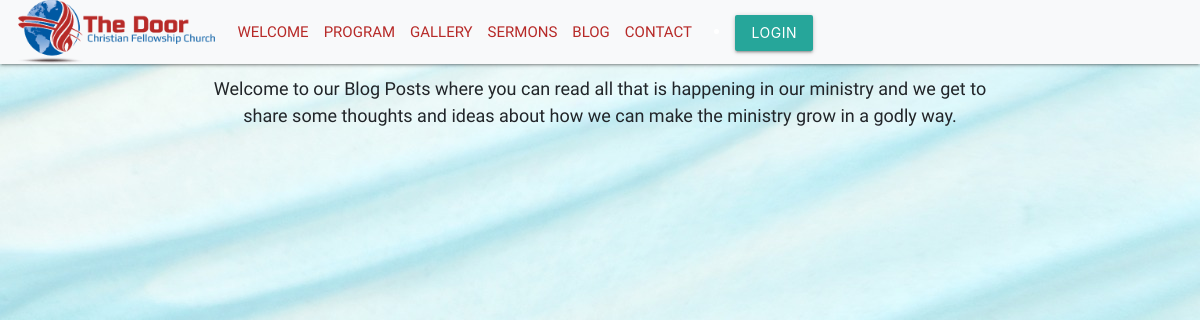
The app's page /blog, older data.
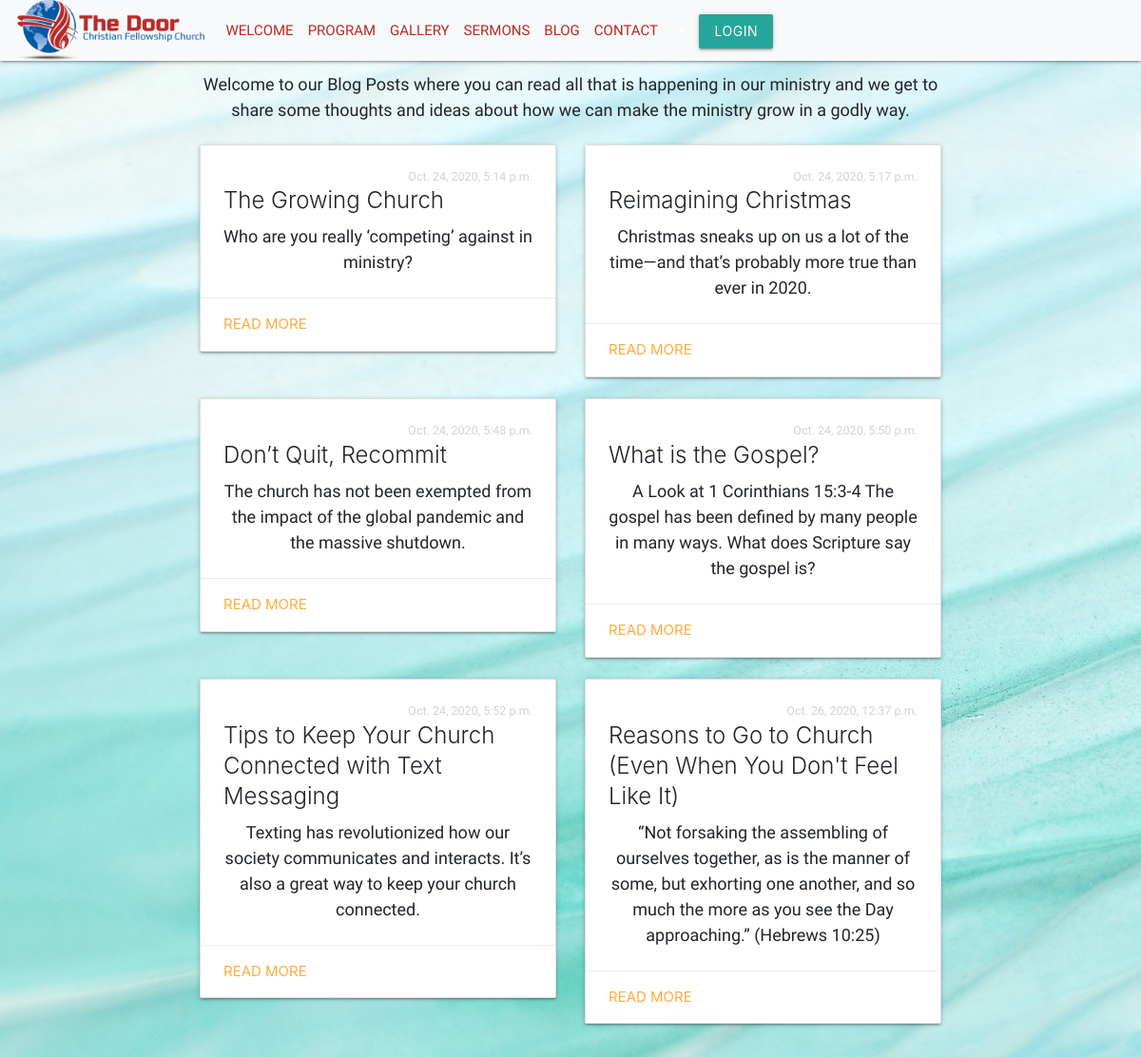
The same page, newer data.
### dcfc/models.py (models this page shows, shortened)
class Article(models.Model):
	title = models.CharField(max_length=200)
	preview = models.TextField(max_length=500)
	content = models.TextField(max_length=1000)
	posted = models.DateTimeField(auto_now_add=True)

### dcfc/views.py (the view)
# urls.py: path('blog', views.all_post, name="blog"),
def all_post(request):
    posts = Article.objects.all()
    return render(request, 'blog.html', {'posts': posts})

### dcfc/templates/blog.html (shortened to what this page needs)
{%extends 'base.html'%}
{% block content %}
<div class="container">
  <p class="center-align" style="padding-top: 75px;">Welcome to our Blog Posts where you can read all that is happening in our ministry and we get to share some thoughts and ideas about how we can make the ministry grow in a godly way.</p>
</div>
<div class="container">
  <div class="row">
    {% for post in posts %}
    <div class="col-md-6">
      <div class="card ">
        <div class="card-content ">
          <p style="text-align: right; color: lightgray; font-size: smaller;">{{ post.posted }}</p>
          <span class="card-title"> {{ post.title }}</span>
          <p>{{ post.preview }}</p>
        </div>
        <div class="card-action">
          <a href="/post/{{ post.id }}">Read More</a>
        </div>
      </div>
    </div>
    {% endfor %}
  </div>
</div>
{% endblock %}

### dcfc/templates/base.html (shortened to what this page needs)
{% load static %}
<!DOCTYPE html>
<html lang="en">
<head>
    <link rel="stylesheet" href="https://maxcdn.bootstrapcdn.com/bootstrap/4.5.2/css/bootstrap.min.css">
    <link rel="stylesheet" href="https://cdnjs.cloudflare.com/ajax/libs/materialize/1.0.0/css/materialize.min.css">
    {% block styles %}
    <link rel="stylesheet" href="{% static 'css/style.css' %}">
    {% endblock %}
</head>
<body>
    {% include 'navbar.html' %}
    {% block content %} {%endblock%}
    {% block scripts %}
    <link rel="stylesheet" href="{% static 'js/newsletter.js' %}">
    {% endblock %}
</body>
</html>

### dcfc/templates/navbar.html (shortened to what this page needs)
<nav class="navbar navbar-expand-sm bg-light navbar-dark fixed-top">
    <a href="{% url 'welcome' %}" class="navbar-brand">
        <img src="/static/imgs/td.png" width="200px" alt="logo">
    </a>
    <div class="collapse navbar-collapse" id="collapsibleNavbar">
        <ul class="navbar-nav">
            <li class="nav-item">
                <a class="nav-link" href="{% url 'welcome' %}">Welcome</a>
            </li>
            <li class="nav-item">
                <a class="nav-link" href="{% url 'program' %}">Program</a>
            </li>
            <li class="nav-item">
                <a class="nav-link" href="{% url 'gallery' %}">Gallery</a>
            </li>
            <li class="nav-item">
                <a class="nav-link" href="{% url 'video' %}">Sermons</a>
            </li>
            <li class="nav-item">
                <a class="nav-link" href="{% url 'blog' %}">Blog</a>
            </li>
            <li class="nav-item">
                <a class="nav-link" href="{% url 'contact' %}">Contact</a>
            </li>
        </ul>
    </div>
    <div class="col-sm-6 col-md-6">
        {% if user.is_authenticated %}
        <ul style="list-style: none;">
          <li class="dropdown">
            <a href="#" class="dropdown-toggle btn btn-default" data-toggle="dropdown" role="button" aria-expanded="false">Account
                      <span class="caret"></span>
                  </a>
            <ul class="dropdown-menu" role="menu">
              <li>
                <a href="{%url 'welcome'%}">Home</a>
              </li>
              <li>
                <a href="/accounts/password/change">Change Password</a>
              </li>
              <li>
                <a href="/logout">Logout</a>
              </li>
            </ul>
          </li>
        </ul>
        {% else %}
        <li>
          <a class='btn btn-default' href="/accounts/login">Login</a>
        </li>
        {% endif %}
      </div>
</nav>

### dcfc/static/css/style.css (style rules this page uses)
body { background-image: url("/static/imgs/tex.jpg"); background-repeat: no-repeat; background-attachment: fixed; }
.navbar-nav { margin-left: auto; text-transform: uppercase; font-family: 'Fredoka One', cursive; }
.nav-link { color: #b72a28 !important; border-radius: 5px; }
p, ul, table { font-size: 18px; text-align: center; font-family: 'Comfortaa', cursive; }

Row changes from the older to the newer data that the page shows:
added Article: posted "Oct. 24, 2020, 5:14 p.m.", title "The Growing Church", preview "Who are you really ‘competing’ against in ministry?"
added Article: posted "Oct. 24, 2020, 5:17 p.m.", title "Reimagining Christmas", preview "Christmas sneaks up on us a lot of the time—and that’s probably more true than ever in 2020."
added Article: posted "Oct. 24, 2020, 5:48 p.m.", title "Don’t Quit, Recommit", preview "The church has not been exempted from the impact of the global pandemic and the massive shutdown."
added Article: posted "Oct. 24, 2020, 5:50 p.m.", title "What is the Gospel?", preview "A Look at 1 Corinthians 15:3-4 The gospel has been defined by many people in many ways. What does Scripture say the gospel is?"
added Article: posted "Oct. 24, 2020, 5:52 p.m.", title "Tips to Keep Your Church Connected with Text Messaging", preview "Texting has revolutionized how our society communicates and interacts. It’s also a great way to keep your church connected."
added Article: posted "Oct. 26, 2020, 12:37 p.m.", title "Reasons to Go to Church (Even When You Don't Feel Like It)", preview "“Not forsaking the assembling of ourselves together, as is the manner of some, but exhorting one another, and so much the more as you see the Day approaching.” (Hebrews 10:25)"
